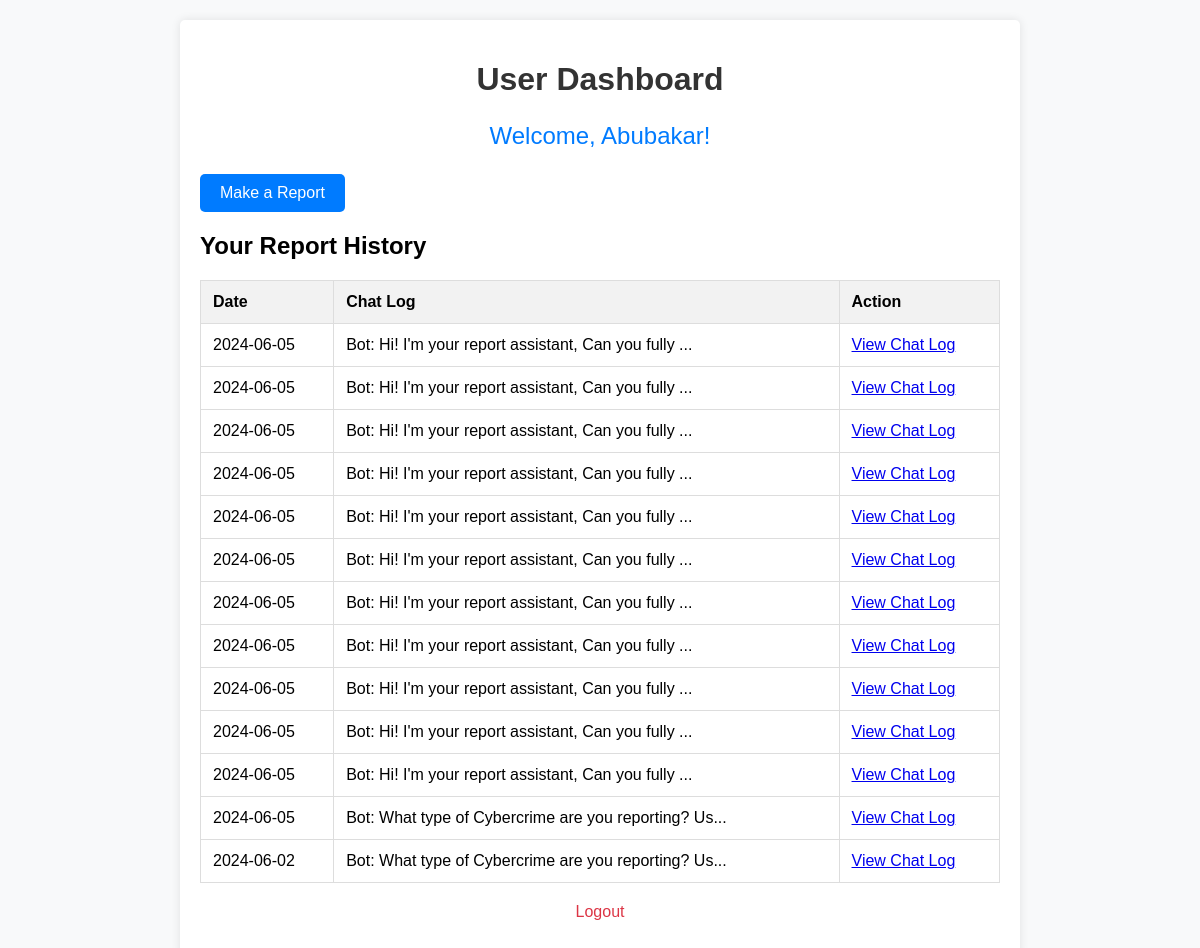
Screenshot of /user_dashboard (signed in) with the database file from the repository.
### app.py (models this page shows)
class User(UserMixin, db.Model):
    id = db.Column(db.Integer, primary_key=True)
    fullname = db.Column(db.String(100), nullable=False)
    email = db.Column(db.String(100), unique=True, nullable=False)
    password = db.Column(db.String(100), nullable=False)
    is_admin = db.Column(db.Boolean, default=False)
    reports = db.relationship('Report', backref='user', lazy=True)

class Report(db.Model):
    id = db.Column(db.Integer, primary_key=True)
    user_id = db.Column(db.Integer, db.ForeignKey('user.id'), nullable=False)
    chat_log = db.Column(db.Text, nullable=False)
    date = db.Column(db.DateTime, nullable=False, default=datetime.utcnow)
    evidence_file = db.Column(db.String(200), nullable=True)

### app.py (the view)
@app.route('/user_dashboard')
def user_dashboard():
    if 'user_id' not in session:
        return redirect(url_for('login'))
    user_id = session['user_id']
    current_user = User.query.get(user_id)
    reports = Report.query.filter_by(user_id=user_id).order_by(Report.date.desc()).all()
    return render_template('user_dashboard.html', user=current_user, reports=reports)

### templates/user_dashboard.html (shortened to what this page needs)
<!DOCTYPE html>
<html lang="en">
<head>
</head>
<body>
    <div class="container">
        <h1>User Dashboard</h1>
        <div class="welcome">
            <p>Welcome, {{ user.fullname }}!</p>
        </div>
        <div class="report-button">
            <a href="{{ url_for('report') }}" class="btn">Make a Report</a>
        </div>
        <div class="report-history">
            <h2>Your Report History</h2>
            <table>
                <thead>
                    <tr>
                        <th>Date</th>
                        <th>Chat Log</th>
                        <th>Action</th>
                    </tr>
                </thead>
                <tbody>
                    {% for report in reports %}
                    <tr>
                        <td>{{ report.date.strftime('%Y-%m-%d') }}</td>
                        <td>{{ report.chat_log[:50] }}...</td>
                        <td><a href="{{ url_for('user_view_chat_log', report_id=report.id) }}">View Chat Log</a></td>
                    </tr>
                    {% endfor %}
                </tbody>
            </table>
        </div>
        <div class="logout">
            <p><a href="{{ url_for('logout') }}">Logout</a></p>
        </div>
    </div>
</body>
</html>

### templates/user_dashboard.html (style rules this page uses)
body { font-family: Arial, sans-serif; background-color: #f8f9fa; margin: 0; padding: 0; }
.container { max-width: 800px; margin: 20px auto; padding: 20px; background-color: #fff; border-radius: 5px; box-shadow: 0 0 10px rgba(0, 0, 0, 0.1); }
h1 { text-align: center; color: #333; }
.welcome { text-align: center; margin-top: 20px; font-size: 24px; color: #007bff; }
.btn { display: inline-block; padding: 10px 20px; background-color: #007bff; color: #fff; text-decoration: none; border-radius: 5px; transition: background-color 0.3s ease; }
.logout { text-align: center; margin-top: 20px; }
.logout a { text-decoration: none; color: #dc3545; }
table { width: 100%; border-collapse: collapse; margin-top: 20px; }
table, th, td { border: 1px solid #ddd; }
th, td { padding: 12px; text-align: left; }
th { background-color: #f2f2f2; }

### rows the page displays
User: fullname "Abubakar"
Report: date "2024-06-05", chat_log "Bot: Hi! I'm your report assistant, Can you fully"
Report: date "2024-06-05", chat_log "Bot: Hi! I'm your report assistant, Can you fully"
Report: date "2024-06-05", chat_log "Bot: Hi! I'm your report assistant, Can you fully"
Report: date "2024-06-05", chat_log "Bot: Hi! I'm your report assistant, Can you fully"
Report: date "2024-06-05", chat_log "Bot: Hi! I'm your report assistant, Can you fully"
Report: date "2024-06-05", chat_log "Bot: Hi! I'm your report assistant, Can you fully"
Report: date "2024-06-05", chat_log "Bot: Hi! I'm your report assistant, Can you fully"
Report: date "2024-06-05", chat_log "Bot: Hi! I'm your report assistant, Can you fully"
Report: date "2024-06-05", chat_log "Bot: Hi! I'm your report assistant, Can you fully"
Report: date "2024-06-05", chat_log "Bot: Hi! I'm your report assistant, Can you fully"
Report: date "2024-06-05", chat_log "Bot: Hi! I'm your report assistant, Can you fully"
Report: date "2024-06-05", chat_log "Bot: What type of Cybercrime are you reporting? Us"
Report: date "2024-06-02", chat_log "Bot: What type of Cybercrime are you reporting? Us"
